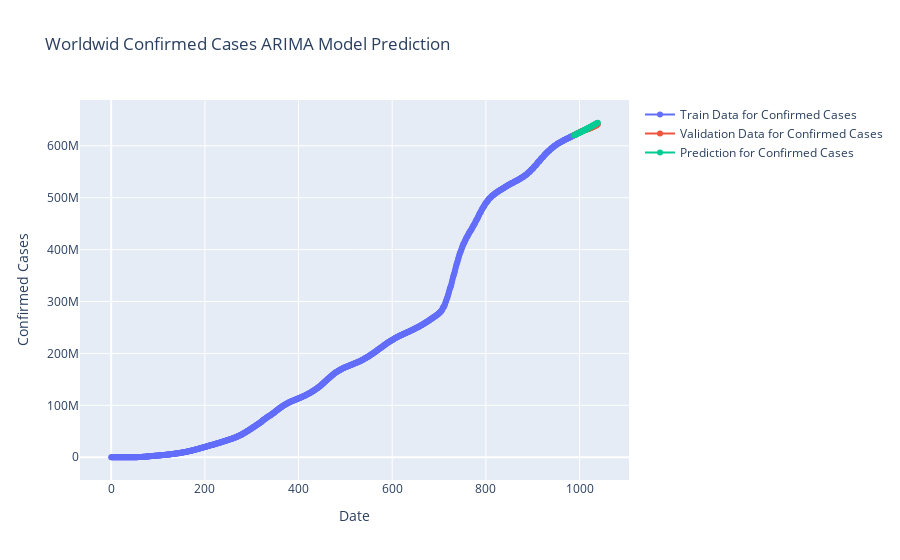

The notebook cell this image was saved under:
### Code cell
fig=go.Figure()
fig.add_trace(go.Scatter(x=model_train.index, y=model_train["Confirmed"],
                    mode='lines+markers',name="Train Data for Confirmed Cases"))
fig.add_trace(go.Scatter(x=valid.index, y=valid["Confirmed"],
                    mode='lines+markers',name="Validation Data for Confirmed Cases",))
fig.add_trace(go.Scatter(x=valid.index, y=y_pred["ARIMA Model Prediction"],
                    mode='lines+markers',name="Prediction for Confirmed Cases",))
fig.update_layout(title="Worldwid Confirmed Cases ARIMA Model Prediction",
                 xaxis_title="Date",yaxis_title="Confirmed Cases")
fig.show()
